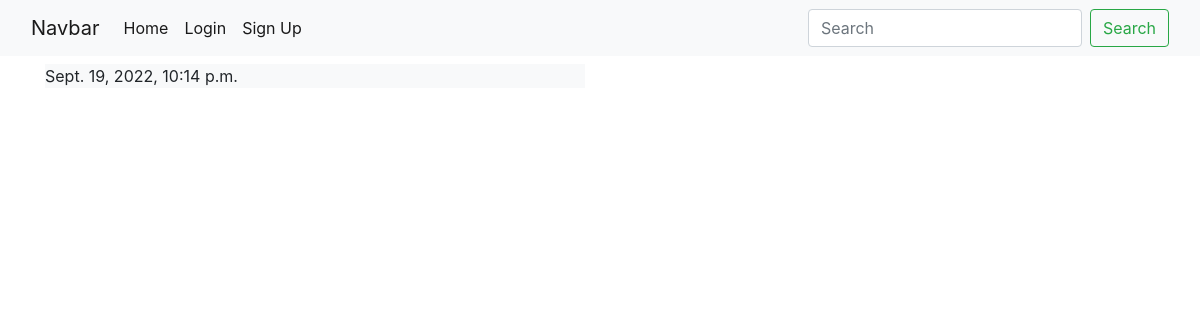
Page /assignment_app/latest-post/ on the earlier database version.
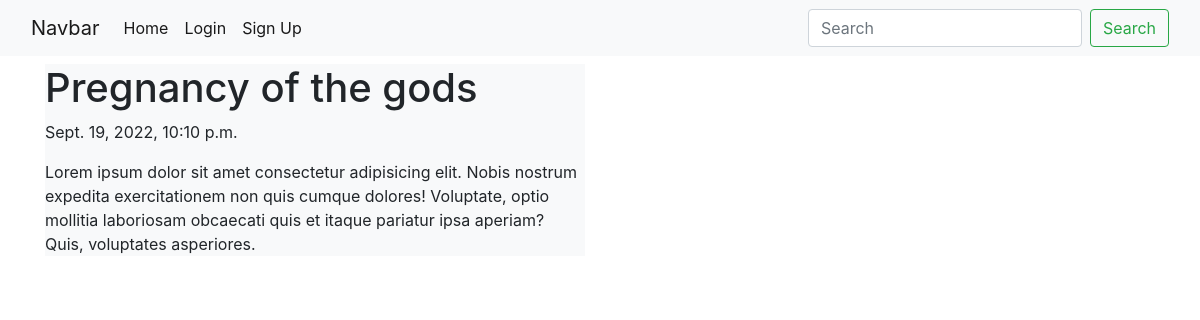
Same page on the later database version.
### assignment_app/models.py (models this page shows, shortened)
class Post(models.Model):
    title = models.CharField(max_length=50)
    body = models.TextField()
    date_created = models.DateTimeField(default= timezone.now)

### assignment_app/views.py (the view)
# urls.py: path('latest-post/', views.latest_post,name='postpage'),
def latest_post(request):
    post = Post.objects.last()
    return render(request,'my_assignment_app/post.html', {'post':post})

### assignment_app/templates/my_assignment_app/post.html (shortened to what this page needs)
<!DOCTYPE html>
<html lang="en">
<head>
  <link href="https://cdn.jsdelivr.net/npm/bootstrap@5.0.2/dist/css/bootstrap.min.css" rel="stylesheet">
  <link rel="stylesheet" href="https://maxcdn.bootstrapcdn.com/bootstrap/4.0.0/css/bootstrap.min.css"
>
</head>
<body>
  <nav class="navbar navbar-expand-lg navbar-light bg-light">
    <div class="container-fluid">
      <a class="navbar-brand" href="#">Navbar</a>
      <div class="collapse navbar-collapse" id="navbarSupportedContent">
        <ul class="navbar-nav me-auto mb-2 mb-lg-0">
          <li class="nav-item">
            <a class="nav-link active" aria-current="page" href="#">Home</a>
          </li>
          <li class="nav-item">
            <a class="nav-link active" aria-current="page" href="#">Login</a>
          </li>
          <li class="nav-item">
            <a class="nav-link active" aria-current="page" href="#">Sign Up</a>
          </li>
        </ul>
        <form class="d-flex">
          <input class="form-control me-2" type="search" placeholder="Search" aria-label="Search">
          <button class="btn btn-outline-success" type="submit">Search</button>
        </form>
      </div>
    </div>
  </nav>
  <div class="container">
    <div class="row">
      <div class="col-6">
        <div class="bg-light mt-2 mb-2">
          <h1>{{post.title}}</h1>
          <p>{{post.date_created}}</p>
          <p>{{post.body}}</p>
        </div>
      </div>
    </div>
  </div>
</body>
</html>

Differences in the rows shown:
removed Post: date_created "Sept. 19, 2022, 10:14 p.m."
now on this page (row unchanged): Post: title "Pregnancy of the gods", date_created "Sept. 19, 2022, 10:10 p.m.", body "Lorem ipsum dolor sit amet consectetur adipisicing elit. Nobis nostrum expedita exercitationem non quis cumque dolores! Voluptate, optio mollitia laboriosam obcaecati quis et itaque pariatur ipsa aperiam? Quis, voluptates asperiores."
